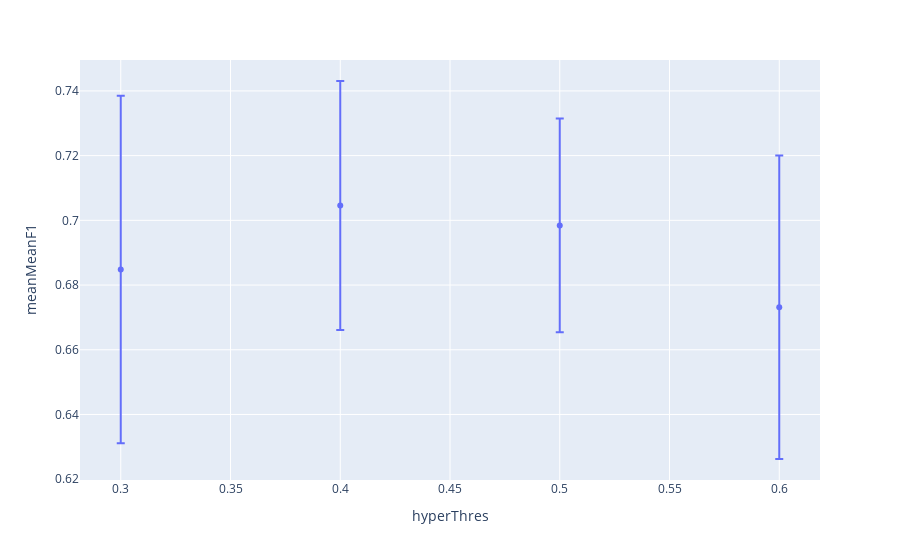

Notebook code for this chart:
### Markdown cell above
## Graphical representation of the optimal point

### Code cell
aux=hyperParams[(hyperParams.hyperDepth==optimal.hyperDepth)&(hyperParams.hyperDuration==optimal.hyperDuration)&
                (hyperParams.hyperClose==optimal.hyperClose)&(hyperParams.hyperConfidence==optimal.hyperConfidence)].reset_index(drop=True)
px.scatter(aux,x='hyperThres',y='meanMeanF1',error_y='stdMeanF1')

### Figure 1 — Plotly figure (JSON) as saved in the notebook; plotly's stock layout.template omitted (floating-point values rounded to 4 significant figures)
{"data": [{"error_y": {"array": [0.0537, 0.03848, 0.033, 0.04691]}, "hovertemplate": "hyperThres=%{x}<br>meanMeanF1=%{y}<extra></extra>", "legendgroup": "", "marker": {"color": "#636efa", "symbol": "circle"}, "mode": "markers", "name": "", "orientation": "v", "showlegend": false, "type": "scatter", "x": [0.3, 0.4, 0.5, 0.6], "xaxis": "x", "y": [0.6848, 0.7046, 0.6984, 0.6731], "yaxis": "y"}], "layout": {"legend": {"tracegroupgap": 0}, "margin": {"t": 60}, "xaxis": {"anchor": "y", "domain": [0, 1], "title": {"text": "hyperThres"}}, "yaxis": {"anchor": "x", "domain": [0, 1], "title": {"text": "meanMeanF1"}}}}
